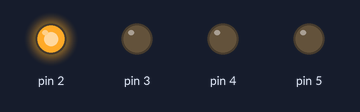
Simulated run of this sketch. Board: Arduino Uno, built with avr-gcc and run on an emulated ATmega328P. On the bench: output pins drawn as LEDs (lit = HIGH).

Above: at 0.05 s.
At 0.75 s:
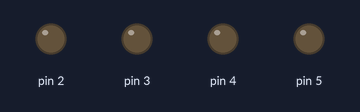
At 1.45 s:
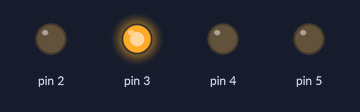
At 1.85 s:
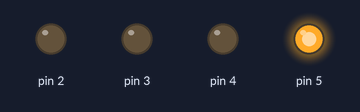
At 2.85 s:
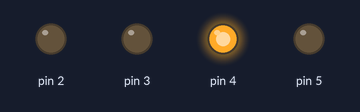
Timing chart, 0 to 3.1 s (numbered marks = the images above):
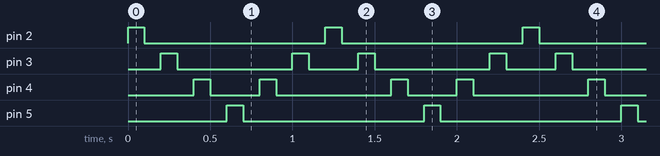

Measured:
- by itself, pin 2, pin 5: alternates HIGH for 0.10 s and LOW for 1.1 s
- by itself, pin 3: repeats every 1.2 s: LOW 0.70 s, HIGH 0.10 s, LOW 0.30 s, HIGH 0.10 s
- by itself, pin 4: repeats every 1.2 s: LOW 0.30 s, HIGH 0.10 s, LOW 0.70 s, HIGH 0.10 s

The sketch:

sketch_sep3a.ino
```cpp
int vel=100;
void setup() {
  for(int i =2;i<6;i++)
      pinMode(i,OUTPUT);


}

void loop() {


  for(int i =2;i<5;i++)
    {

      digitalWrite(i,HIGH);
      delay(vel);


      digitalWrite(i,LOW);
      delay(vel);
    }


  for(int i =5;i>2;i--)
    {

      digitalWrite(i,HIGH);
      delay(vel);
      digitalWrite(i,LOW);
      delay(vel);
    }


}
```
